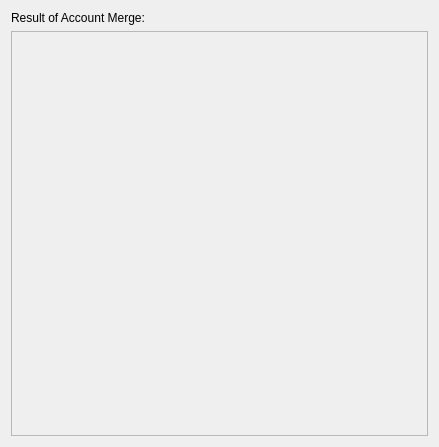
<?xml version="1.0" encoding="UTF-8"?>
<ui version="4.0">
 <comment>This file is part of the xTuple ERP: PostBooks Edition, a free and
open source Enterprise Resource Planning software suite,
Copyright (c) 1999-2018 by OpenMFG LLC, d/b/a xTuple.
It is licensed to you under the Common Public Attribution License
version 1.0, the full text of which (including xTuple-specific Exhibits)
is available at www.xtuple.com/CPAL.  By using this software, you agree
to be bound by its terms.</comment>
 <class>crmaccountMergeResultPage</class>
 <widget class="QWizardPage" name="crmaccountMergeResultPage">
  <property name="geometry">
   <rect>
    <x>0</x>
    <y>0</y>
    <width>439</width>
    <height>447</height>
   </rect>
  </property>
  <property name="windowTitle">
   <string>WizardPage</string>
  </property>
  <property name="title">
   <string>Result of Merge</string>
  </property>
  <layout class="QGridLayout" name="gridLayout">
   <item row="0" column="0" colspan="2">
    <widget class="XLabel" name="_targetResultLit">
     <property name="text">
      <string>Result of Account Merge:</string>
     </property>
    </widget>
   </item>
   <item row="1" column="0" colspan="2">
    <widget class="QScrollArea" name="_resultScrollArea">
     <property name="sizePolicy">
      <sizepolicy hsizetype="Expanding" vsizetype="Expanding">
       <horstretch>0</horstretch>
       <verstretch>4</verstretch>
      </sizepolicy>
     </property>
     <property name="widgetResizable">
      <bool>true</bool>
     </property>
     <widget class="QWidget" name="_resultScrollAreaContents">
      <property name="geometry">
       <rect>
        <x>0</x>
        <y>0</y>
        <width>417</width>
        <height>304</height>
       </rect>
      </property>
      <layout class="QVBoxLayout" name="verticalLayout"/>
     </widget>
    </widget>
   </item>
  </layout>
 </widget>
 <customwidgets>
  <customwidget>
   <class>XLabel</class>
   <extends>QLabel</extends>
   <header>xlabel.h</header>
  </customwidget>
  <customwidget>
   <class>XTreeWidget</class>
   <extends>QTreeWidget</extends>
   <header>xtreewidget.h</header>
   <container>1</container>
  </customwidget>
 </customwidgets>
 <resources/>
 <connections/>
</ui>
